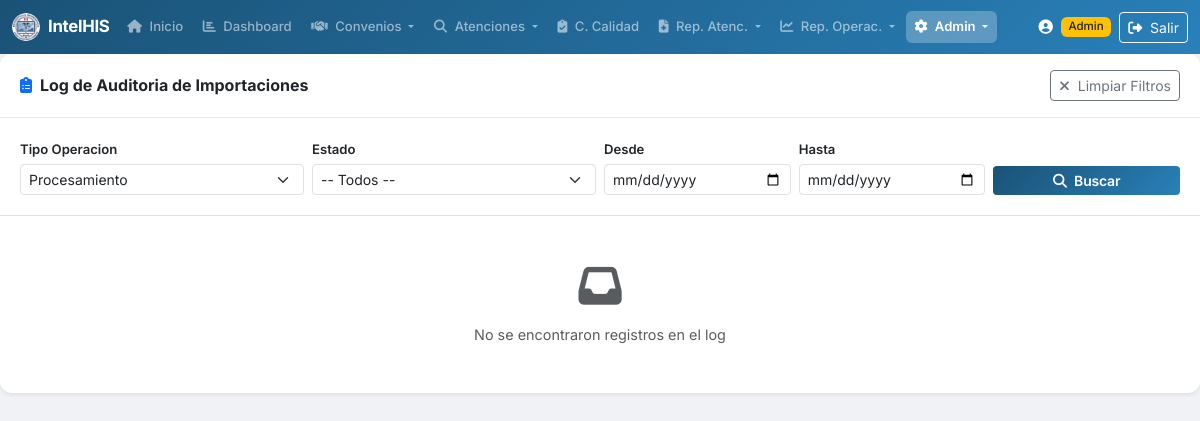
The page /log.php?tipo=PROCESS (signed in) on the database as committed earlier.
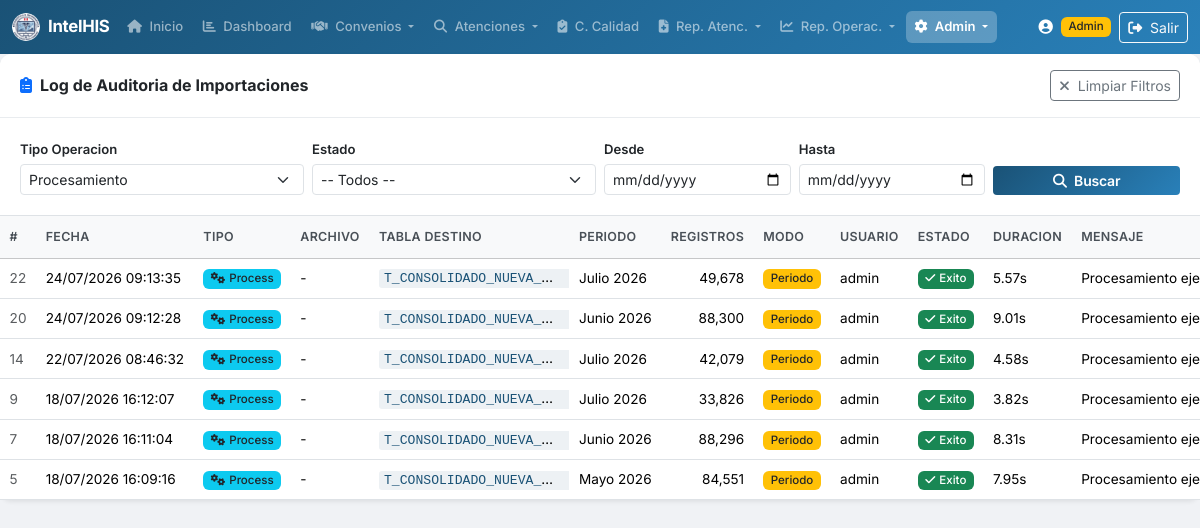
The same page on the database as committed later.
### tables this page shows
CREATE TABLE `LOG_IMPORTACION` (
  `id_log` int(11) NOT NULL,
  `tipo_operacion` varchar(50) NOT NULL COMMENT 'IMPORT o PROCESS',
  `tipo_archivo` varchar(50) DEFAULT NULL COMMENT 'MaestroRegistrador, MaestroPersonal, MaestroPaciente, NominalTrama',
  `nombre_archivo` varchar(255) DEFAULT NULL,
  `tabla_destino` varchar(100) DEFAULT NULL,
  `periodo_mes` varchar(2) DEFAULT NULL,
  `periodo_anio` varchar(4) DEFAULT NULL,
  `registros_procesados` int(11) DEFAULT 0,
  `modo_importacion` varchar(20) DEFAULT NULL COMMENT 'REEMPLAZO o PERIODO',
  `fecha_operacion` datetime DEFAULT current_timestamp(),
  `usuario` varchar(100) DEFAULT NULL,
  `estado` varchar(20) NOT NULL COMMENT 'EXITO, ERROR, PARCIAL',
  `mensaje` text DEFAULT NULL,
  `duracion_segundos` decimal(10,2) DEFAULT NULL
);

### includes/functions.php (called while the page is built, shortened)
<?php
function clean($str) {
    return htmlspecialchars($str ?? '', ENT_QUOTES, 'UTF-8');
}
function formatDateTime($datetime) {
    $ts = strtotime($datetime);
    return $ts ? date('d/m/Y H:i:s', $ts) : $datetime;
}
function getNombreMes($mes) {
    $meses = [
        1 => 'Enero', 2 => 'Febrero', 3 => 'Marzo',
        4 => 'Abril', 5 => 'Mayo', 6 => 'Junio',
        7 => 'Julio', 8 => 'Agosto', 9 => 'Septiembre',
        10 => 'Octubre', 11 => 'Noviembre', 12 => 'Diciembre'
    ];
    return $meses[intval($mes)] ?? $mes;
}

### log.php (the view, shortened to what the changed rows need)
<?php
require_once 'includes/functions.php';
$pdo = getDBConnection();
$fTipo = $_GET['tipo'] ?? '';
$where = "1=1";
$params = [];
if ($fTipo !== '') {
    $where .= " AND tipo_operacion = :tipo";
    $params[':tipo'] = $fTipo;
}
$porPagina = 30;
$pagina = max(1, intval($_GET['pagina'] ?? 1));
$offset = ($pagina - 1) * $porPagina;
$dataSql = "SELECT * FROM LOG_IMPORTACION WHERE {$where} ORDER BY fecha_operacion DESC LIMIT {$porPagina} OFFSET {$offset}";
$dataStmt = $pdo->prepare($dataSql);
$dataStmt->execute($params);
$logs = $dataStmt->fetchAll();
include 'includes/header.php';
?>
<div class="card shadow-sm">
    <div class="card-body p-0">
        <?php if (empty($logs)): ?>
            <div class="text-center py-5">
                <i class="fas fa-inbox fa-3x text-muted mb-3"></i>
                <p class="text-muted mb-0">No se encontraron registros en el log</p>
            </div>
        <?php else: ?>
            <div class="table-responsive">
                <table class="table table-hover table-sm mb-0">
                    <thead class="table-light">
                        <tr>
                            <th>#</th>
                            <th>Fecha</th>
                            <th>Tipo</th>
                            <th>Archivo</th>
                            <th>Tabla Destino</th>
                            <th>Periodo</th>
                            <th>Registros</th>
                            <th>Modo</th>
                            <th>Usuario</th>
                            <th>Estado</th>
                            <th>Duracion</th>
                            <th>Mensaje</th>
                        </tr>
                    </thead>
                    <tbody>
                        <?php foreach ($logs as $i => $log): ?>
                        <tr>
                            <td class="text-muted"><?= $log['id_log'] ?></td>
                            <td><?= formatDateTime($log['fecha_operacion']) ?></td>
                            <td>
                                <?php if ($log['tipo_operacion'] === 'IMPORT'): ?>
                                    <span class="badge bg-primary"><i class="fas fa-file-import me-1"></i>Import</span>
                                <?php else: ?>
                                    <span class="badge bg-info text-dark"><i class="fas fa-cogs me-1"></i>Process</span>
                                <?php endif; ?>
                            </td>
                            <td title="<?= clean($log['nombre_archivo']) ?>">
                                <?= clean(mb_strimwidth($log['nombre_archivo'] ?? '-', 0, 25, '...')) ?>
                            </td>
                            <td><code><?= clean($log['tabla_destino'] ?? '-') ?></code></td>
                            <td>
                                <?php if ($log['periodo_anio'] && $log['periodo_mes']): ?>
                                    <?= getNombreMes($log['periodo_mes']) ?> <?= $log['periodo_anio'] ?>
                                <?php else: ?>
                                    -
                                <?php endif; ?>
                            </td>
                            <td class="text-end"><?= number_format($log['registros_procesados']) ?></td>
                            <td>
                                <?php if ($log['modo_importacion'] === 'REEMPLAZO'): ?>
                                    <span class="badge bg-danger">Reemplazo</span>
                                <?php elseif ($log['modo_importacion'] === 'PERIODO'): ?>
                                    <span class="badge bg-warning text-dark">Periodo</span>
                                <?php elseif ($log['modo_importacion'] === 'COMPLETO'): ?>
                                    <span class="badge bg-info text-dark">Completo</span>
                                <?php else: ?>
                                    -
                                <?php endif; ?>
                            </td>
                            <td><?= clean($log['usuario']) ?></td>
                            <td>
                                <?php if ($log['estado'] === 'EXITO'): ?>
                                    <span class="badge bg-success"><i class="fas fa-check me-1"></i>Exito</span>
                                <?php elseif ($log['estado'] === 'ERROR'): ?>
                                    <span class="badge bg-danger"><i class="fas fa-times me-1"></i>Error</span>
                                <?php else: ?>
                                    <span class="badge bg-warning text-dark">Parcial</span>
                                <?php endif; ?>
                            </td>
                            <td><?= $log['duracion_segundos'] ? $log['duracion_segundos'] . 's' : '-' ?></td>
                            <td title="<?= clean($log['mensaje']) ?>">
                                <?= clean(mb_strimwidth($log['mensaje'] ?? '-', 0, 40, '...')) ?>
                            </td>
                        </tr>
                        <?php endforeach; ?>
                    </tbody>
                </table>
            </div>
        <?php endif; ?>
    </div>
</div>
<?php include 'includes/footer.php'; ?>

Rows that differ between the two databases and show on the page:
added log_importacion: id_log "22", fecha_operacion "24/07/2026 09:13:35", tipo_operacion "PROCESS" (drawn), nombre_archivo "-", tabla_destino "T_CONSOLIDADO_NUEVA_…", periodo_mes "Julio", periodo_anio "2026", registros_procesados "49,678", modo_importacion "Periodo", usuario "admin", estado "EXITO" (drawn), duracion_segundos "5.57", mensaje "Procesamiento ejecutado.…"
added log_importacion: id_log "20", fecha_operacion "24/07/2026 09:12:28", tipo_operacion "PROCESS" (drawn), nombre_archivo "-", tabla_destino "T_CONSOLIDADO_NUEVA_…", periodo_mes "Junio", periodo_anio "2026", registros_procesados "88,300", modo_importacion "Periodo", usuario "admin", estado "EXITO" (drawn), duracion_segundos "9.01", mensaje "Procesamiento ejecutado.…"
added log_importacion: id_log "14", fecha_operacion "22/07/2026 08:46:32", tipo_operacion "PROCESS" (drawn), nombre_archivo "-", tabla_destino "T_CONSOLIDADO_NUEVA_…", periodo_mes "Julio", periodo_anio "2026", registros_procesados "42,079", modo_importacion "Periodo", usuario "admin", estado "EXITO" (drawn), duracion_segundos "4.58", mensaje "Procesamiento ejecutado.…"
added log_importacion: id_log "9", fecha_operacion "18/07/2026 16:12:07", tipo_operacion "PROCESS" (drawn), nombre_archivo "-", tabla_destino "T_CONSOLIDADO_NUEVA_…", periodo_mes "Julio", periodo_anio "2026", registros_procesados "33,826", modo_importacion "Periodo", usuario "admin", estado "EXITO" (drawn), duracion_segundos "3.82", mensaje "Procesamiento ejecutado.…"
added log_importacion: id_log "7", fecha_operacion "18/07/2026 16:11:04", tipo_operacion "PROCESS" (drawn), nombre_archivo "-", tabla_destino "T_CONSOLIDADO_NUEVA_…", periodo_mes "Junio", periodo_anio "2026", registros_procesados "88,296", modo_importacion "Periodo", usuario "admin", estado "EXITO" (drawn), duracion_segundos "8.31", mensaje "Procesamiento ejecutado.…"
added log_importacion: id_log "5", fecha_operacion "18/07/2026 16:09:16", tipo_operacion "PROCESS" (drawn), nombre_archivo "-", tabla_destino "T_CONSOLIDADO_NUEVA_…", periodo_mes "Mayo", periodo_anio "2026", registros_procesados "84,551", modo_importacion "Periodo", usuario "admin", estado "EXITO" (drawn), duracion_segundos "7.95", mensaje "Procesamiento ejecutado.…"
Other text that changed with them:
text no longer shown: "No se encontraron registros en el log"
text now shown: "# FECHA TIPO ARCHIVO TABLA DESTINO PERIODO REGISTROS MODO USUARIO ESTADO DURACION MENSAJE"
